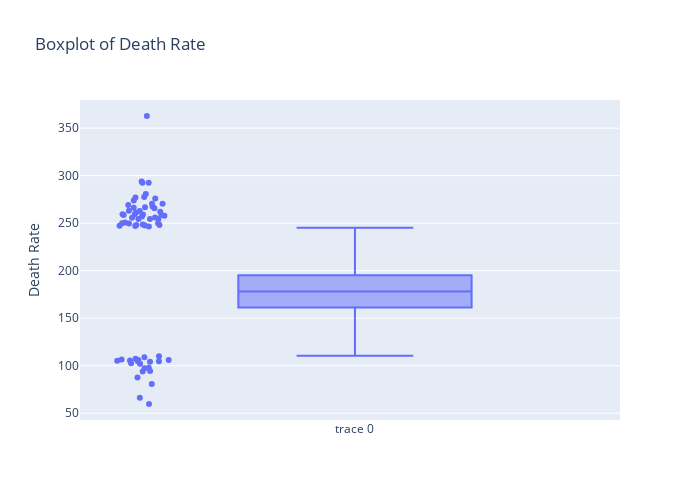

Notebook code for this chart:
### Markdown cell above
Observations:
Slightly positively skewed data
There are outliers as well
Mode is greater than median and mean

### Code cell
import plotly.graph_objects as gp
fig=gp.Figure(data=[gp.Box(y=df['TARGET_deathRate'],boxpoints='outliers',jitter=0.3,pointpos=-1.8)])
fig.update_layout(title='Boxplot of Death Rate',yaxis_title='Death Rate',width=700,height=500)
# fig.show()

### Figure 1 — Plotly figure (JSON) as saved in the notebook; plotly's stock layout.template omitted (floating-point values rounded to 4 significant figures; data arrays with more than 128 entries replaced by an {"elided": "..."} marker saying what was removed)
{"data": [{"boxpoints": "outliers", "jitter": 0.3, "pointpos": -1.8, "type": "box", "y": {"elided": "3047 float values"}}], "layout": {"height": 500, "title": {"text": "Boxplot of Death Rate"}, "width": 700, "yaxis": {"title": {"text": "Death Rate"}}}}
